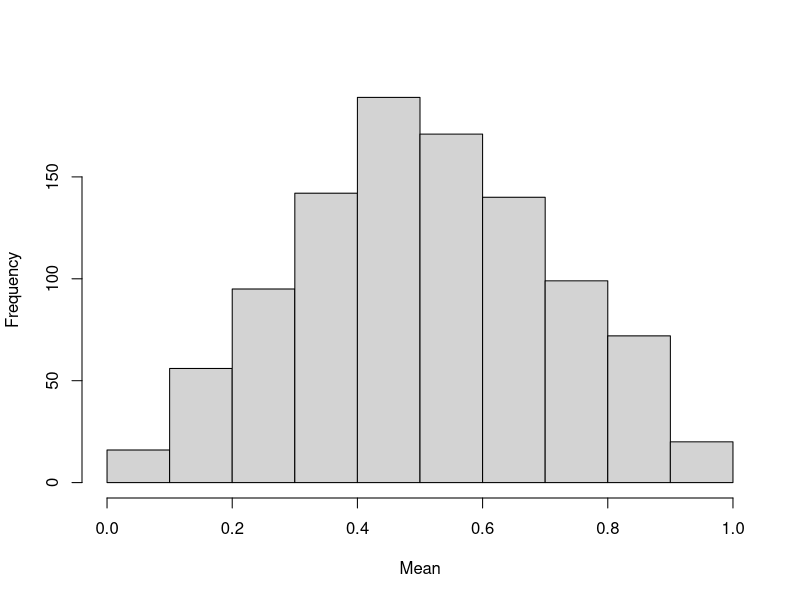
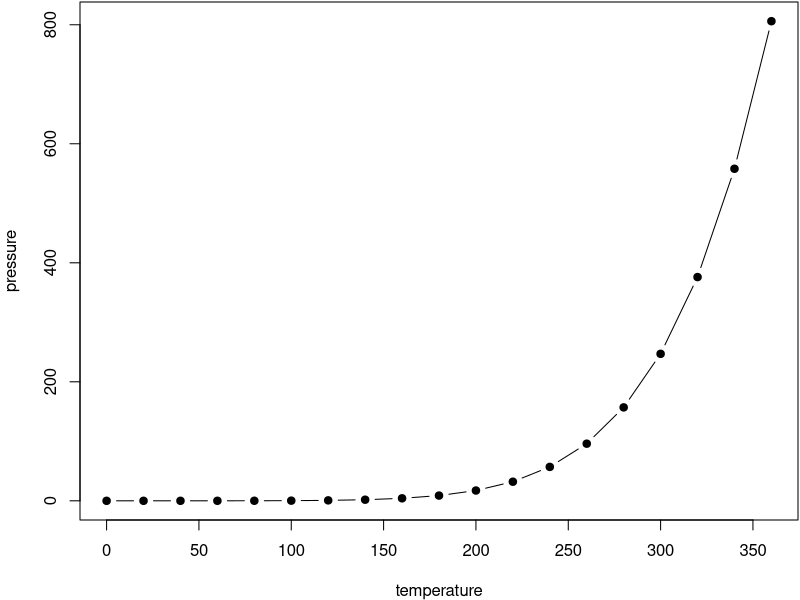

Write the R code that produced these figures, in order.
## ---- chunk 1
# , fig.cap = 'A figure caption.'
mdt <- matrix(c("--", "Error tipo II", "Error tipo I", "--"), 
              nrow=2, dimnames=list(c("$H_0$ cierto", "$H_1$ cierto"), c("No rechazo", "Rechazo")))
knitr::kable(mdt, 'html', caption = 'Tipos de error y sus características.', booktabs = TRUE, align = "c")
## ---- chunk 2
hist(unlist(lapply(1:1000, FUN = function(x) mean(runif(2)))), 10,
     main="", xlab="Mean")
## ---- chunk 3
par(mar = c(4, 4, .1, .1))
plot(pressure, type = 'b', pch = 19)
## ---- chunk 4
knitr::kable(
  head(iris, 20), caption = 'Here is a nice table!',
  booktabs = TRUE
)
